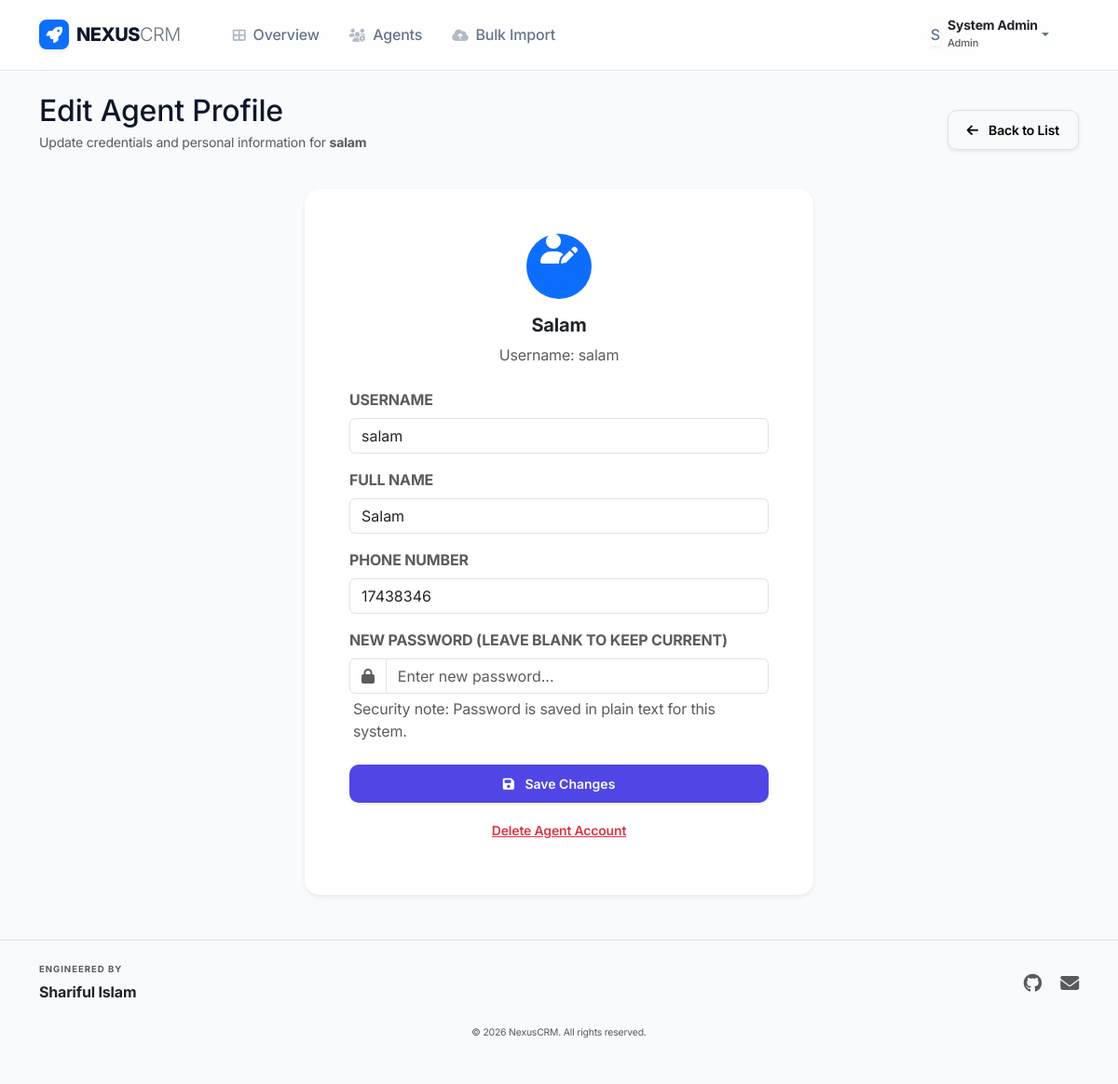
/dashboard/admin/agent/edit/salam (signed in), run on an earlier commit of the app's database.
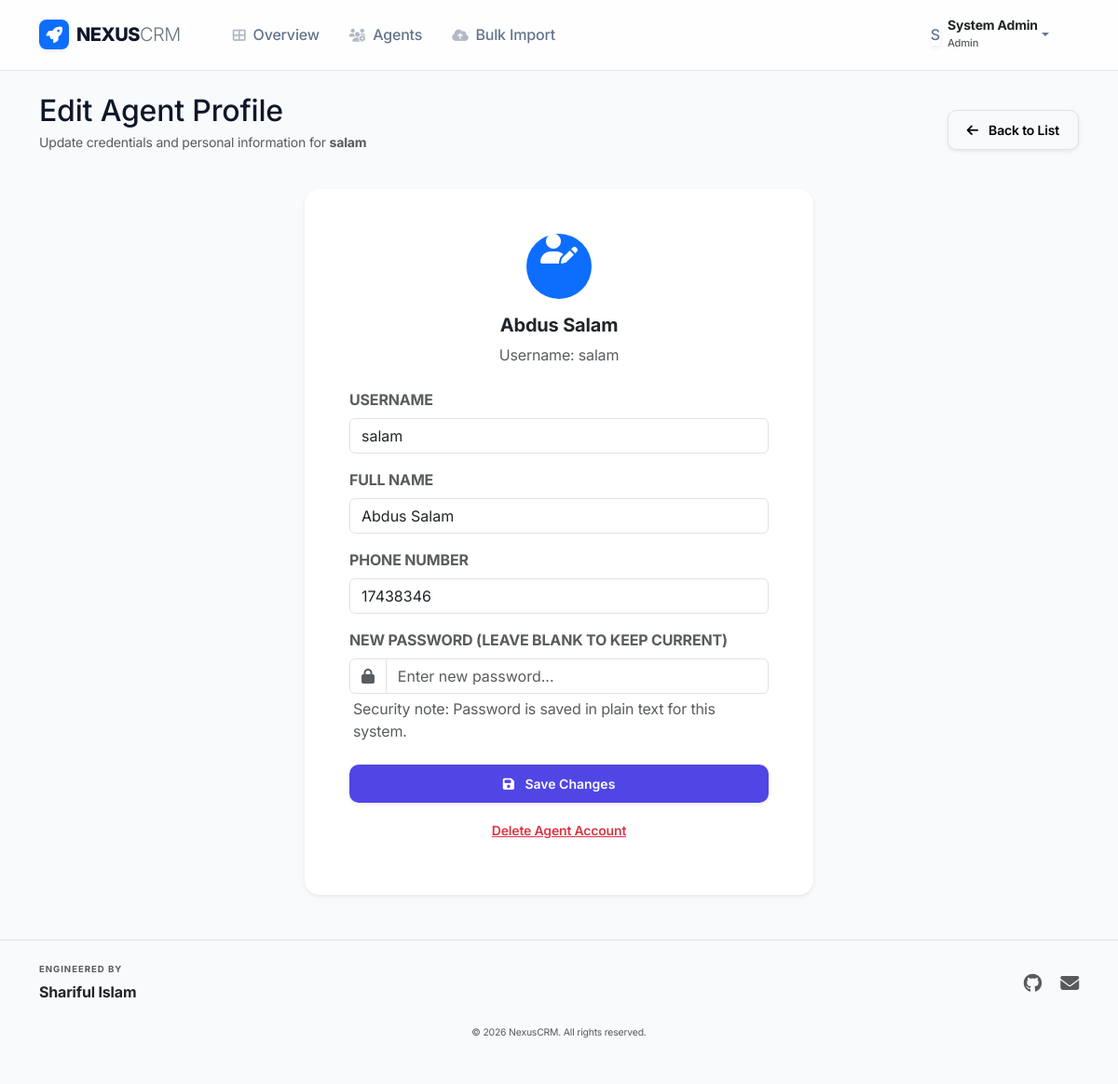
And on a later commit of the database.
### tables this page shows
CREATE TABLE users (
        username TEXT PRIMARY KEY,
        password TEXT NOT NULL,
        role TEXT NOT NULL,
        name TEXT,
        phone TEXT
    );

### dashboard/crm_routes.py (the view, shortened to what this page needs)
@dashboard_bp.route('/admin/agent/edit/<username>', methods=['GET', 'POST'])
@admin_required
def edit_agent(username):
    agent = db.get_user_by_username(username)
    if not agent:
        flash("Agent not found.", "danger")
        return redirect(url_for('dashboard.manage_agents'))
    return render_template('admin_agent_form.html', agent=agent)

### auth/login.py (called while the page is built)
def admin_required(f):
    @wraps(f)
    def decorated_function(*args, **kwargs):
        if 'user' not in session or session['user']['Role'] != Config.ROLE_ADMIN:
            flash("Access denied. Admin privileges required.", "danger")
            return redirect(url_for('dashboard.index'))
        return f(*args, **kwargs)
    return decorated_function

### utils/db_handler.py (called while the page is built)
    def _get_connection(self):
        conn = sqlite3.connect(self.db_path)
        conn.row_factory = sqlite3.Row  # This allows accessing columns by name
        return conn

    def get_user_by_username(self, username):
        conn = self._get_connection()
        cursor = conn.cursor()
        cursor.execute("SELECT * FROM users WHERE username=?", (username,))
        row = cursor.fetchone()
        conn.close()
        if not row: return None
        u = dict(row)
        return {
            'Username': u.get('username'),
            'Password': u.get('password'),
            'Role': u.get('role'),
            'Name': u.get('name'),
            'Phone': u.get('phone')
        }

### templates/admin_agent_form.html
{% extends "layout.html" %}
{% block content %}
<div class="row align-items-center mb-4">
    <div class="col-md-6">
        <h2 class="fw-800 mb-1">Edit Agent Profile</h2>
        <p class="text-muted small">Update credentials and personal information for <strong>{{ agent.Username }}</strong></p>
    </div>
    <div class="col-md-6 text-md-end mt-3 mt-md-0">
        <a href="{{ url_for('dashboard.manage_agents') }}" class="btn btn-light border shadow-sm">
            <i class="fas fa-arrow-left me-2"></i> Back to List
        </a>
    </div>
</div>
<div class="row justify-content-center">
    <div class="col-md-6">
        <div class="card border-0 shadow-sm rounded-4 overflow-hidden">
            <div class="card-body p-4 p-md-5">
                <form method="POST">
                    <div class="mb-4 text-center">
                        <div class="avatar-lg bg-primary rounded-circle mx-auto mb-3 d-grid place-items-center text-white" style="width: 70px; height: 70px;">
                            <i class="fas fa-user-edit fa-2x"></i>
                        </div>
                        <h5 class="fw-bold">{{ agent.Name or 'Unnamed Agent' }}</h5>
                        <p class="smaller text-muted">Username: {{ agent.Username }}</p>
                    </div>
                    <div class="mb-3">
                        <label class="form-label smaller text-muted fw-bold text-uppercase">Username</label>
                        <input type="text" name="Username" class="form-control" value="{{ agent.Username }}" required>
                    </div>
                    <div class="mb-3">
                        <label class="form-label smaller text-muted fw-bold text-uppercase">Full Name</label>
                        <input type="text" name="Name" class="form-control" value="{{ agent.Name or '' }}" required>
                    </div>
                    <div class="mb-3">
                        <label class="form-label smaller text-muted fw-bold text-uppercase">Phone Number</label>
                        <input type="text" name="Phone" class="form-control" value="{{ agent.Phone or '' }}">
                    </div>
                    <div class="mb-4">
                        <label class="form-label smaller text-muted fw-bold text-uppercase">New Password (leave blank to keep current)</label>
                        <div class="input-group">
                            <span class="input-group-text bg-white"><i class="fas fa-lock text-muted"></i></span>
                            <input type="password" name="Password" class="form-control" placeholder="Enter new password...">
                        </div>
                        <div class="smaller text-muted mt-1 px-1">Security note: Password is saved in plain text for this system.</div>
                    </div>
                    <div class="d-grid gap-2">
                        <button type="submit" class="btn btn-primary btn-lg shadow-sm">
                            <i class="fas fa-save me-2"></i> Save Changes
                        </button>
                        <a href="{{ url_for('dashboard.delete_agent', username=agent.Username) }}" class="btn btn-link text-danger smaller" onclick="return confirm('Permanently delete this agent account?')">
                            Delete Agent Account
                        </a>
                    </div>
                </form>
            </div>
        </div>
    </div>
</div>
{% endblock %}

What changed in the data, as far as the page shows it:
changed users "salam": name "Salam" → "Abdus Salam"; Name "Salam" → "Abdus Salam"
